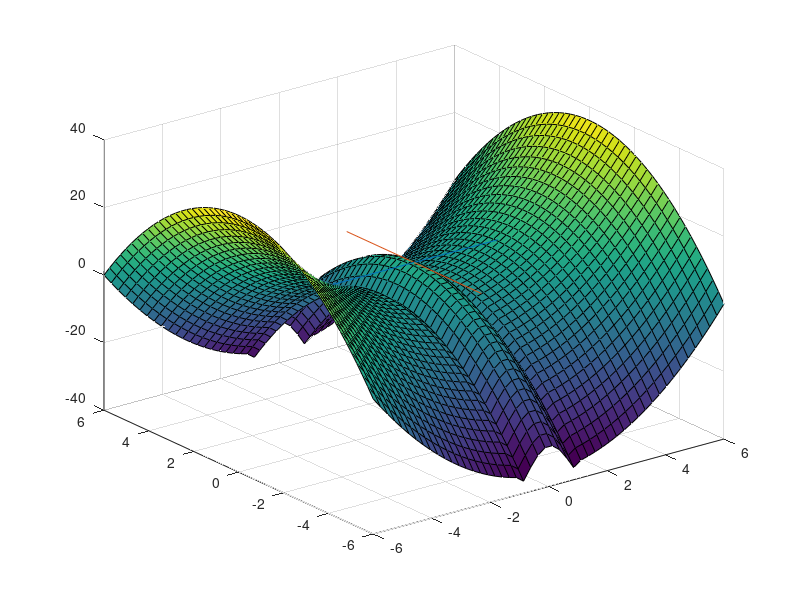

Reproduce this figure in MATLAB.
clear
close all
x = linspace(-6,6,50);
y = x';
z = ones(50) .* (8*cos(2*x).*(abs(x)<1) - y.^2 +x.^2);
surf(x,y,z);
 
zLinea=8*ones(50);
hold on
plot3([-3,3],[0,0],[8,8],LineWidth=5,Color='red')
plot3([0,0],[-3,3],[8,8],LineWidth=5,Color='magenta')